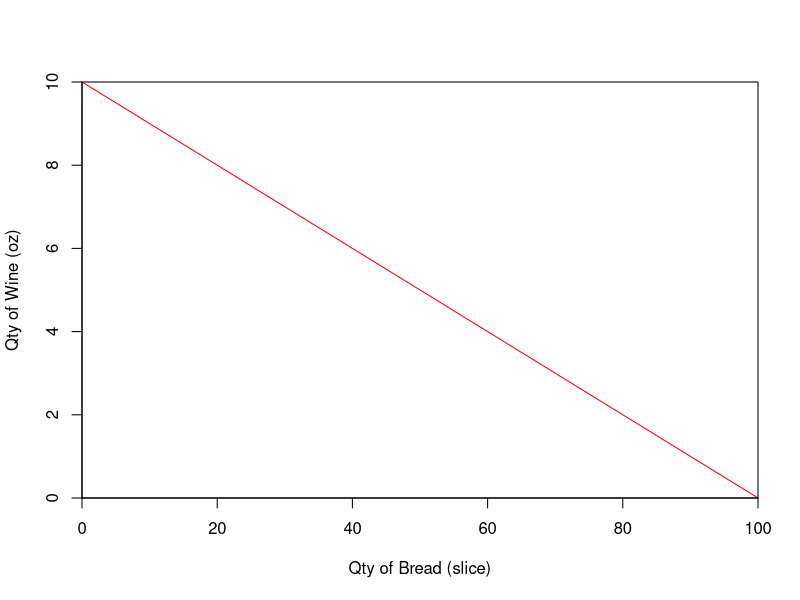

Reproduce this figure in R.
##Plotting a simple budget Constraint line in R

#Warren's Income is Rs 100. Cost of 1 slice of bread is Rs 1. Cost of 1 oz of wine is Rs 10. Plot his budget constraint

wine_price=10
bread_price=1
income=100

max_wine=income/wine_price
max_bread=income/bread_price

#Plotting the curve 
#Function: 
# wine_price*Qw + bread_price*Qb = income
# Qw = income/wine_price - ((bread_price*Qb)/wine_price
?curve()
curve(income/wine_price - ((bread_price*x)/wine_price),from = 0, to = max_bread,xlab = "Qty of Bread (slice)",ylab = "Qty of Wine (oz)",col="red", xaxs="i", yaxs='i')


